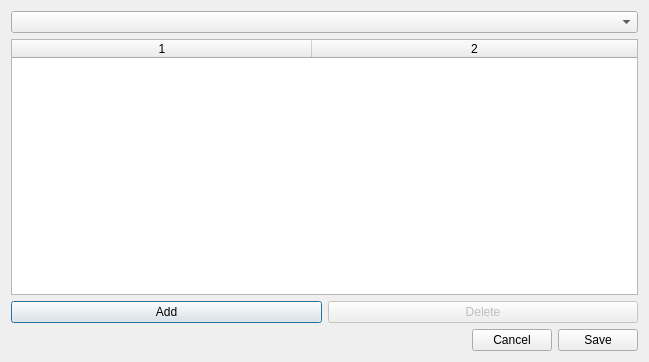
<?xml version="1.0" encoding="UTF-8"?>
<ui version="4.0">
 <class>PTransEditBase</class>
 <widget class="QDialog" name="EditTransBase">
  <property name="geometry">
   <rect>
    <x>0</x>
    <y>0</y>
    <width>649</width>
    <height>362</height>
   </rect>
  </property>
  <property name="windowTitle">
   <string>Path Translations</string>
  </property>
  <layout class="QVBoxLayout" name="verticalLayout_2">
   <item>
    <layout class="QVBoxLayout" name="verticalLayout">
     <item>
       <widget class="QComboBox" name="whatIdxCMB"/>
     </item>
     <item>
      <widget class="QTableWidget" name="transTW">
       <property name="toolTip">
        <string>Select one or several file types, then use the controls in the frame below to change how they are processed</string>
       </property>
       <property name="frameShape">
        <enum>QFrame::StyledPanel</enum>
       </property>
       <property name="frameShadow">
        <enum>QFrame::Sunken</enum>
       </property>
       <property name="editTriggers">
        <set>QAbstractItemView::NoEditTriggers</set>
       </property>
       <property name="selectionMode">
        <enum>QAbstractItemView::ExtendedSelection</enum>
       </property>
       <property name="selectionBehavior">
        <enum>QAbstractItemView::SelectRows</enum>
       </property>
       <property name="showGrid">
        <bool>true</bool>
       </property>
       <property name="sortingEnabled">
        <bool>true</bool>
       </property>
       <property name="columnCount">
        <number>2</number>
       </property>
       <property name="allColumnsShowFocus" stdset="0">
        <bool>true</bool>
       </property>
       <property name="showSortIndicator" stdset="0">
        <bool>false</bool>
       </property>
       <attribute name="horizontalHeaderDefaultSectionSize">
        <number>300</number>
       </attribute>
       <attribute name="horizontalHeaderMinimumSectionSize">
        <number>20</number>
       </attribute>
       <attribute name="horizontalHeaderShowSortIndicator" stdset="0">
        <bool>false</bool>
       </attribute>
       <attribute name="horizontalHeaderStretchLastSection">
        <bool>true</bool>
       </attribute>
       <attribute name="verticalHeaderVisible">
        <bool>false</bool>
       </attribute>
       <column/>
       <column/>
      </widget>
     </item>
     <item>
      <layout class="QHBoxLayout" name="horizontalLayout_2">
       <item>
        <widget class="QPushButton" name="addPB">
         <property name="text">
          <string>Add</string>
         </property>
        </widget>
       </item>
       <item>
        <widget class="QPushButton" name="delPB">
         <property name="enabled">
          <bool>false</bool>
         </property>
         <property name="text">
          <string>Delete</string>
         </property>
        </widget>
       </item>
      </layout>
     </item>
     <item>
      <layout class="QHBoxLayout" name="horizontalLayout">
       <item>
        <spacer name="horizontalSpacer">
         <property name="orientation">
          <enum>Qt::Horizontal</enum>
         </property>
         <property name="sizeHint" stdset="0">
          <size>
           <width>40</width>
           <height>20</height>
          </size>
         </property>
        </spacer>
       </item>
       <item>
        <widget class="QPushButton" name="cancelPB">
         <property name="text">
          <string>Cancel</string>
         </property>
        </widget>
       </item>
       <item>
        <widget class="QPushButton" name="savePB">
         <property name="text">
          <string>Save</string>
         </property>
        </widget>
       </item>
      </layout>
     </item>
    </layout>
   </item>
  </layout>
 </widget>
 <layoutdefault spacing="6" margin="11"/>
 <resources/>
 <connections/>
</ui>
